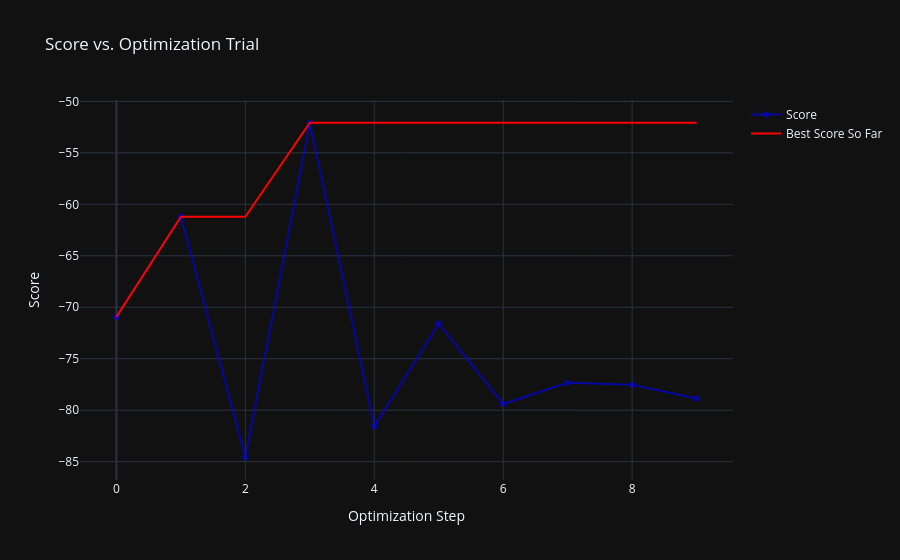

This figure's notebook cell:
### Code cell
circuit_optimizer.plot_score(save_path=project_setup_yaml.parent / "loss_curve.html", show=True)

### Figure 1 — Plotly figure (JSON) as saved in the notebook; plotly's stock layout.template omitted (floating-point values rounded to 4 significant figures)
{"data": [{"line": {"color": "blue", "width": 2}, "mode": "markers+lines", "name": "Score", "opacity": 0.6, "type": "scatter", "x": [0, 1, 2, 3, 4, 5, 6, 7, 8, 9], "y": [-70.93, -61.21, -84.57, -52.07, -81.57, -71.59, -79.39, -77.33, -77.52, -78.85]}, {"line": {"color": "red", "width": 2}, "mode": "lines", "name": "Best Score So Far", "type": "scatter", "x": [0, 1, 2, 3, 4, 5, 6, 7, 8, 9], "y": [-70.93, -61.21, -61.21, -52.07, -52.07, -52.07, -52.07, -52.07, -52.07, -52.07]}], "layout": {"showlegend": true, "title": {"text": "Score vs. Optimization Trial"}, "xaxis": {"title": {"text": "Optimization Step"}}, "yaxis": {"title": {"text": "Score"}}}}
